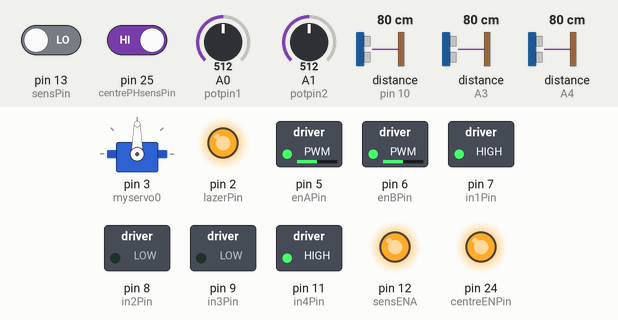
This sketch was run on a simulated Arduino Mega 2560, built with avr-gcc and run on an emulated ATmega2560. On the bench: servo, switched loads named in the sketch (green lamp = pin HIGH), output pins drawn as LEDs (lit = HIGH). Wiring (inferred from the names in the program): 3 × ultrasonic range finder: trigger pin 4, echo pin 10 / trigger A2, echo A3 / trigger A5, echo A4. The inputs (shaded band) are chosen by the test bench; at power-on: distance to the obstacle (sensors on A4, pin 10, A3) 80 cm, A0 (potpin1) = 512, A1 (potpin2) = 512, pin 13 (sensPin) LOW, pin 25 (centrePHsensPin) HIGH. The echo pulse lasts 58.3 µs per cm; pins used as bus, display or sensor lines are not drawn; what the sketch prints to the serial monitor is not drawn.

Above: at 1.2 s.
1.3 s: distance to the obstacle (sensor on A4) set to 44 cm
2.8 s: distance to the obstacle (sensor on A4) set to 38 cm
At 3.9 s:
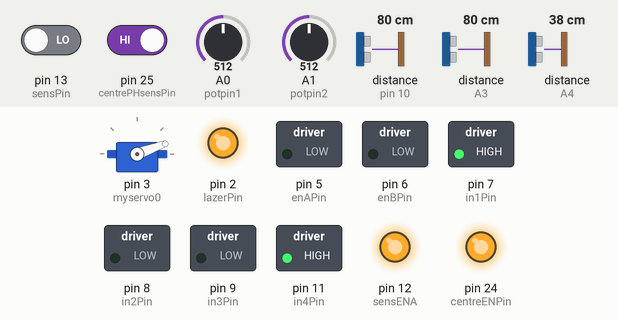
At 5.2 s:
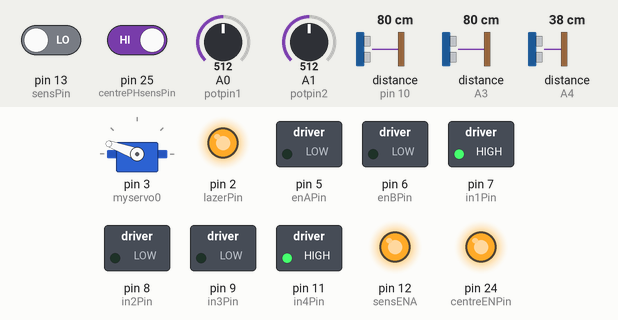
5.8 s: A0 (potpin1) set to 716
At 6.4 s:
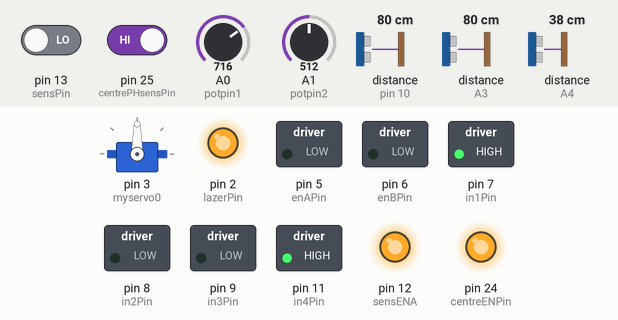
8.8 s: A1 (potpin2) set to 716
At 9.08 s:
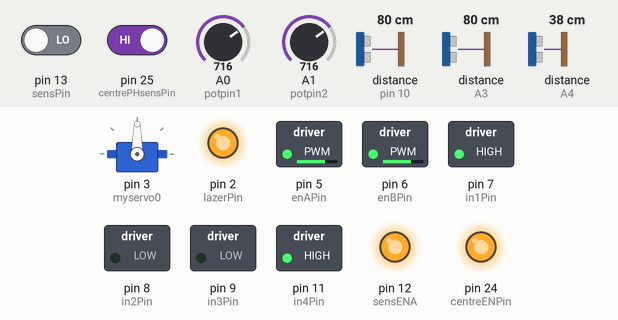
11.8 s: A0 (potpin1) set to 992
14.8 s: A1 (potpin2) set to 992
Timing chart, 0 to 18.8 s (numbered marks = the images above; inputs shaded):
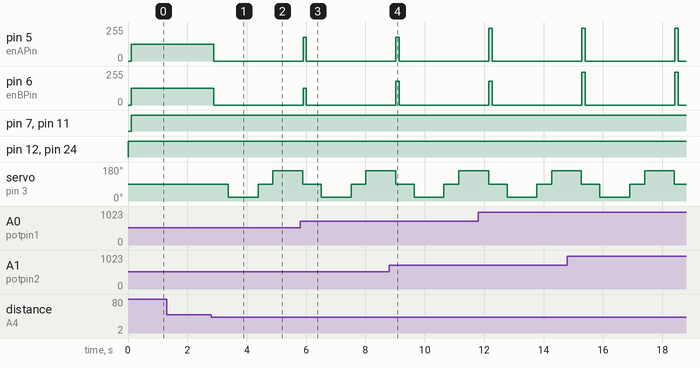

The sketch:

New_robot_servo_3_Ultrasonic_POT_IR_working_V2.ino
```cpp
#include <Servo.h>
Servo myservo0;


int Echo = A4;
int Trig = A5;

int EchoL = 10;
int TrigL = 4;

int EchoR = A3;
int TrigR = A2;


  // Motor control pins : L298N H bridge

  #define lazerPin 2

  #define enAPin  5 // Left motor PWM speed control
  #define in1Pin  7 // Left motor Direction 1
  #define in2Pin  8 // Left motor Direction 2
  #define in3Pin  9 // Right motor Direction 1
  #define in4Pin  11 // Right motor Direction 2
  #define enBPin  6 // Right motor PWM speed control

  #define carSpeed 150

  #define sensENA 12
  #define sensPin 13

    //
    const int leftLinePin = 22;
    const int rightLinePin = 23;
    const int centrePHsensPin = 25;
    const int centreENPin = 24;


  int rightDistance = 0, leftDistance = 0, middleDistance = 0;


  int val3 = 0;

  //
  int centreState = 0;

void forward(){

int potpin1 = A0;
int potpin2 = A1;

  int val1;
  int val2;

val1 = analogRead(potpin1);            // reads the value of the potentiometer (value between 0 and 1023)
val1 = map(val1, 0, 1023, 0, 255);     // scale it to use it with the servo (value between 0 and 180)

  val2 = analogRead(potpin2);            // reads the value of the potentiometer (value between 0 and 1023)
  val2 = map(val2, 0, 1023, 0, 255);     // scale it to use it with the servo (value between 0 and 180)


  analogWrite (enAPin, val1);
  analogWrite (enBPin, val2);
  digitalWrite (in1Pin, HIGH);
  digitalWrite (in2Pin, LOW);
  digitalWrite (in3Pin, LOW);
  digitalWrite (in4Pin, HIGH);


}

void back(){

  analogWrite (enAPin, carSpeed);
  analogWrite (enBPin, carSpeed);
  digitalWrite (in1Pin, LOW);
  digitalWrite (in2Pin, HIGH);
  digitalWrite (in3Pin, HIGH);
  digitalWrite (in4Pin, LOW);
}

void left(){

    analogWrite (enAPin, 100);
  analogWrite (enBPin, 100);
  digitalWrite (in1Pin, LOW);
  digitalWrite (in2Pin, HIGH);
  digitalWrite (in3Pin, LOW);
  digitalWrite (in4Pin, HIGH);
}


void right(){

    analogWrite (enAPin, 100);
  analogWrite (enBPin, 100);
  digitalWrite (in1Pin, HIGH);
  digitalWrite (in2Pin, LOW);
  digitalWrite (in3Pin, HIGH);
  digitalWrite (in4Pin, LOW);
}

void stop(){

  digitalWrite (enAPin, LOW);
  digitalWrite (enBPin, LOW);

}


// UltraSonic Distance measurement SUB FUNCTION

int Distance_test(){
  digitalWrite(Trig, LOW);
  delayMicroseconds(2);
  digitalWrite(Trig, HIGH);
  delayMicroseconds(20);
  digitalWrite(Trig, LOW);
  float Fdistance = pulseIn(Echo,HIGH);
  Fdistance = Fdistance / 58;
  return (int)Fdistance;

}

// UltraSonic Distance measurement SUB FUNCTION

int Distance_testL(){
  digitalWrite(TrigL, LOW);
  delayMicroseconds(2);
  digitalWrite(TrigL, HIGH);
  delayMicroseconds(20);
  digitalWrite(TrigL, LOW);
  float FdistanceL = pulseIn(EchoL,HIGH);
  FdistanceL = FdistanceL / 58;
  return (int)FdistanceL;

}

// UltraSonic Distance measurement SUB FUNCTION

int Distance_testR(){
  digitalWrite(TrigR, LOW);
  delayMicroseconds(2);
  digitalWrite(TrigR, HIGH);
  delayMicroseconds(20);
  digitalWrite(TrigR, LOW);
  float FdistanceR = pulseIn(EchoR,HIGH);
  FdistanceR = FdistanceR / 58;
  return (int)FdistanceR;

}


  void setup()
  {
myservo0.attach(3);
Serial.begin(9600);

  pinMode(lazerPin, OUTPUT);

  pinMode(sensPin, INPUT);
  pinMode(sensENA, OUTPUT);

  pinMode(Echo, INPUT);
  pinMode(Trig, OUTPUT);

  pinMode(EchoL, INPUT);
  pinMode(TrigL, OUTPUT);

  pinMode(EchoR, INPUT);
  pinMode(TrigR, OUTPUT);


  pinMode(enAPin, OUTPUT);
  pinMode(in1Pin, OUTPUT);
  pinMode(in2Pin, OUTPUT);
  pinMode(in3Pin, OUTPUT);
  pinMode(in4Pin, OUTPUT);
  pinMode(enBPin, OUTPUT);
  stop();

  digitalWrite(lazerPin, HIGH);

  pinMode (leftLinePin, INPUT);
  pinMode (rightLinePin, INPUT);
  pinMode (centrePHsensPin, INPUT);
  pinMode (centreENPin, OUTPUT);


  }


  void loop()
  {

int FdistanceL;
int FdistanceR;


  digitalWrite(sensENA, HIGH);
  val3 = digitalRead(sensPin);

//Serial.println(FdistanceL);
//Serial.println(FdistanceR);
//Serial.println(rightDistance);

//
  digitalWrite(centreENPin, HIGH);
centreState = !digitalRead(centrePHsensPin);

Serial.println(centreState);

//int FdistanceL = 0, FdistanceR = 0;

myservo0.write(90);
delay(100);

middleDistance = Distance_test();
FdistanceL = Distance_testL();
FdistanceR = Distance_testR();

forward();

if ((middleDistance < 40) || (centreState == HIGH)){         // || (leftDistance <= 20 ) || (rightDistance <= 20)){
stop();

  delay(500);
  myservo0.write(20);
  delay(500);
  rightDistance = Distance_test();
  delay(500);
  myservo0.write(90);
  delay(500);
  myservo0.write(160);
  delay(500);
  leftDistance = Distance_test();
  delay(500);
  myservo0.write(90);
  delay(10);

  if(rightDistance > leftDistance){
    left();
    delay(200);
  }
  else if (rightDistance < leftDistance){
    right();
    delay(200);
  }
  else if ((rightDistance <= 20) && (leftDistance <= 20)){
    back();
    delay(1000);
  }
else{
  stop();
//  delay(500);
  forward();
  }
}
else{
  stop();
//  delay(500);
  forward();
  }

}
```

Measured:
- the behaviour switches between 41 and 40 cm on distance to the obstacle (sensor on A4) (found by bisection; images 0 and 1)
- after the input at 2.8 s, pin 5 (enAPin), pin 6 (enBPin): 127/255 → 0/255 after 0.08 s; servo on pin 3 (myservo0): 90° → 20° after 0.58 s, → 90° 1.0 s later, → 160° 0.50 s later
